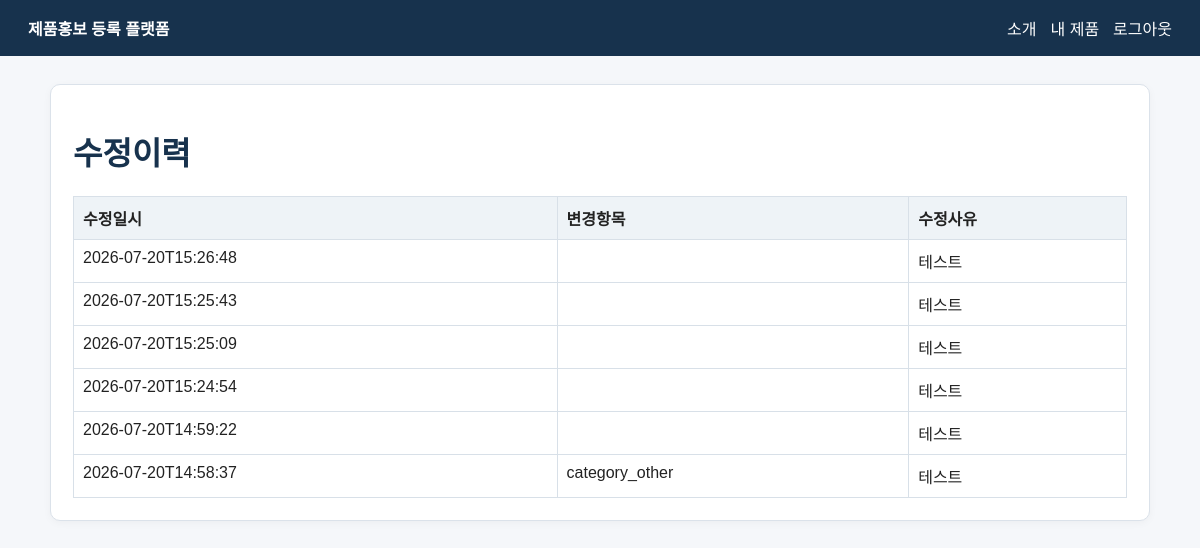
Screenshot of /vendor/product/1/history (signed in) with the database file from the repository.
### tables this page shows
CREATE TABLE product_history (
        id INTEGER PRIMARY KEY AUTOINCREMENT,
        product_id INTEGER NOT NULL,
        changed_by INTEGER NOT NULL,
        changed_at TEXT NOT NULL,
        changed_fields TEXT,
        before_json TEXT,
        after_json TEXT,
        reason TEXT,
        FOREIGN KEY(product_id) REFERENCES products(id)
    );

### app.py (the view)
@app.route('/vendor/product/<int:pid>/history')
@login_required('vendor')
def product_history(pid):
    conn=db(); owned=conn.execute('SELECT 1 FROM products WHERE id=? AND user_id=?',(pid,session['user_id'])).fetchone()
    if not owned: conn.close(); abort(404)
    rows=conn.execute('SELECT * FROM product_history WHERE product_id=? ORDER BY changed_at DESC',(pid,)).fetchall(); conn.close()
    return render_template('history.html',rows=rows)

### app.py (called while the page is built)
def db():
    conn = sqlite3.connect(
        DB_PATH,
        timeout=30
    )
    conn.row_factory = sqlite3.Row
    conn.execute('PRAGMA foreign_keys = ON')
    conn.execute('PRAGMA busy_timeout = 30000')
    conn.execute('PRAGMA journal_mode = WAL')
    return conn

def login_required(role=None):
    def deco(fn):
        @wraps(fn)
        def wrapper(*args, **kwargs):
            if not session.get('user_id'):
                flash('로그인이 필요합니다.')
                return redirect(url_for('login'))
            if role and session.get('role') != role:
                abort(403)
            return fn(*args, **kwargs)
        return wrapper
    return deco

@app.context_processor
def inject_globals():
    return dict(CATEGORIES=CATEGORIES, COMPANY_CERTS=COMPANY_CERTS, POLICY_PRODUCTS=POLICY_PRODUCTS, CERT_TYPES=CERT_TYPES, format_company_certs=format_company_certs)

### templates/history.html
{% extends 'base.html' %}{% block content %}<div class="card"><h1>수정이력</h1><table><tr><th>수정일시</th><th>변경항목</th><th>수정사유</th></tr>{% for r in rows %}<tr><td>{{r.changed_at}}</td><td>{{r.changed_fields}}</td><td>{{r.reason}}</td></tr>{% else %}<tr><td colspan="3">수정이력이 없습니다.</td></tr>{% endfor %}</table></div>{% endblock %}

### templates/base.html
<!doctype html><html lang="ko"><head><meta charset="utf-8"><meta name="viewport" content="width=device-width,initial-scale=1"><title>{% block title %}제품홍보 등록 플랫폼{% endblock %}</title><link rel="stylesheet" href="{{ url_for('static',filename='style.css') }}"></head><body><header><strong>제품홍보 등록 플랫폼</strong><nav><a href="{{ url_for('index') }}">소개</a>{% if session.user_id %}{% if session.role=='admin' %}<a href="{{ url_for('admin_dashboard') }}">관리자</a>{% else %}<a href="{{ url_for('vendor_dashboard') }}">내 제품</a>{% endif %}<a href="{{ url_for('logout') }}">로그아웃</a>{% else %}<a href="{{ url_for('register') }}">회원가입</a><a href="{{ url_for('login') }}">로그인</a>{% endif %}</nav></header><main class="container">{% with messages=get_flashed_messages() %}{% for m in messages %}<div class="flash">{{m}}</div>{% endfor %}{% endwith %}{% block content %}{% endblock %}</main></body></html>

### static/style.css (style rules this page uses)
body { font-family:Arial,"Noto Sans KR",sans-serif;margin:0;background:#f5f7fa;color:#222 }
header { background:#17324d;color:#fff;padding:16px 28px;display:flex;justify-content:space-between;align-items:center }
header a { color:#fff;margin-left:14px;text-decoration:none }
.container { max-width:1100px;margin:28px auto;padding:0 18px }
.card { background:#fff;border:1px solid #dbe2ea;border-radius:10px;padding:22px;margin-bottom:18px;box-shadow:0 2px 8px rgba(0,0,0,.04) }
h1,h2,h3 { color:#17324d }
table { width:100%;border-collapse:collapse;background:#fff }
th,td { border:1px solid #d8e0e8;padding:9px;text-align:left;vertical-align:top }
th { background:#eef3f7 }

### rows the page displays
product_history: changed_at "2026-07-20T15:26:48", reason "테스트"
product_history: changed_at "2026-07-20T15:25:43", reason "테스트"
product_history: changed_at "2026-07-20T15:25:09", reason "테스트"
product_history: changed_at "2026-07-20T15:24:54", reason "테스트"
product_history: changed_at "2026-07-20T14:59:22", reason "테스트"
product_history: changed_at "2026-07-20T14:58:37", changed_fields "category_other", reason "테스트"
